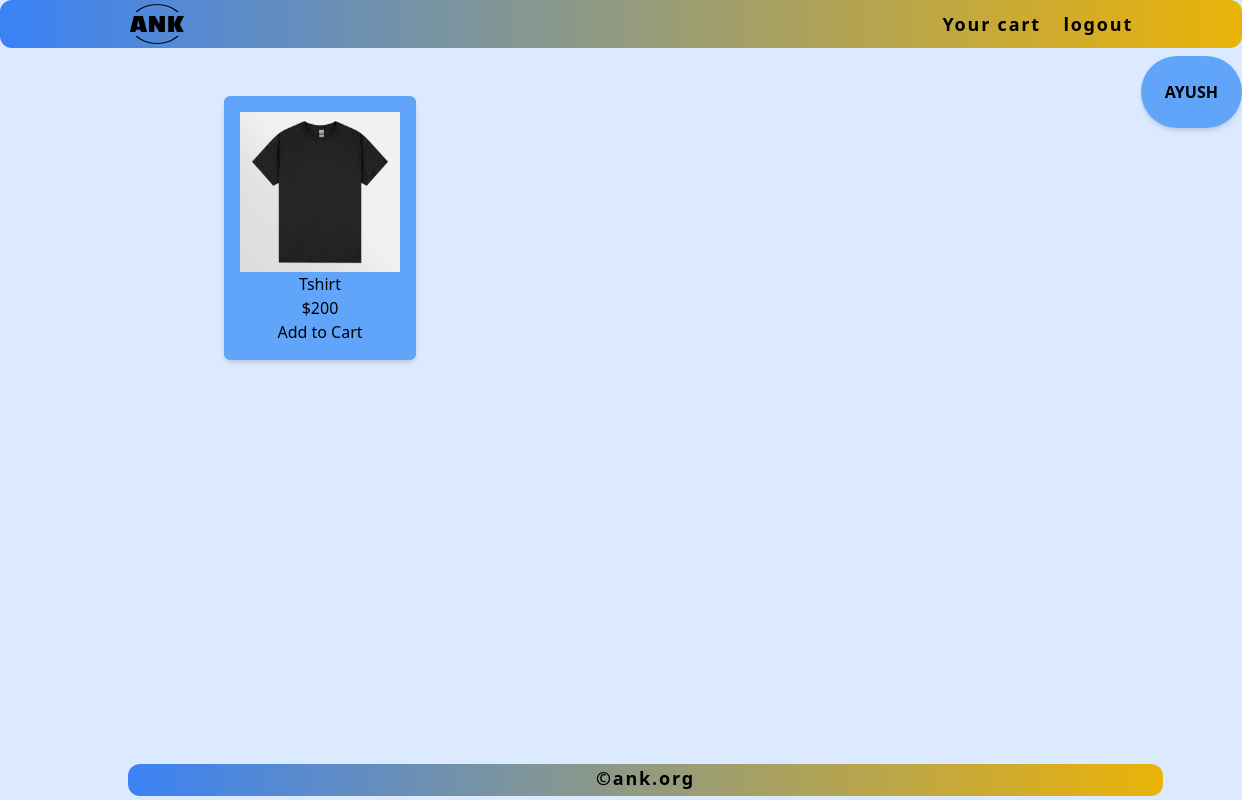
Page / (signed in) on the earlier database version.
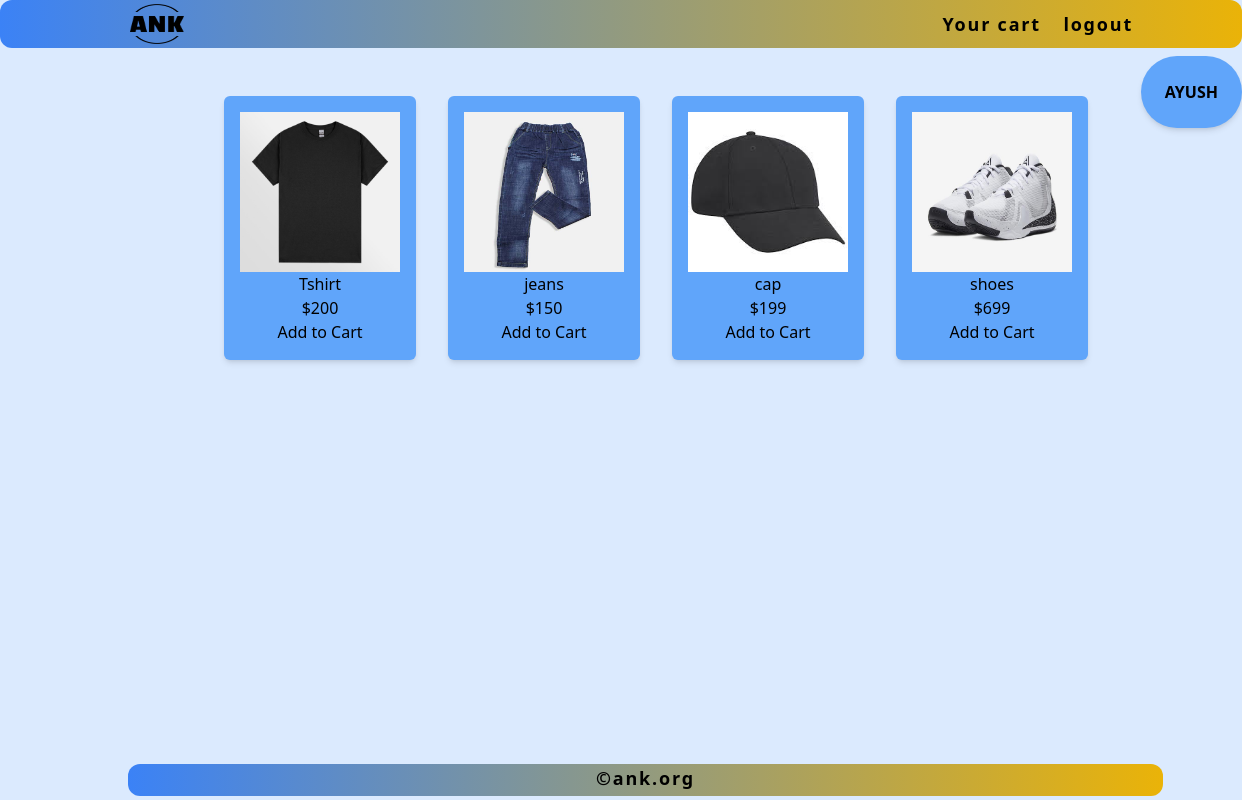
Same page on the later database version.
### Ecommerce/models.py (models this page shows, shortened)
class Product(models.Model):
	image=models.ImageField(upload_to="Product_image")
	name=models.CharField(max_length=20)
	price=models.IntegerField()

### Ecommerce/views.py (the view)
# urls.py: path("",views.home,name="home"),
def home(request):
	user=request.user
	obj=Product.objects.all()
	return render(request,"home.html",{"name":user,"objects":obj})

### Ecommerce/templates/home.html (shortened to what this page needs)
{% extends 'base_layout.html' %}
{% block content %}
	<div class="container flex flex-row flex-wrap mt-8 ml-52">
	    {% for o in objects %}
	    <div class="p-4 rounded-md shadow-md m-4  bg-blue-400 text-center">
			<img src="{{ o.image.url }}" alt="Your Image" class="h-40 w-40">
			<p>{{ o.name }}</p>
			<p>${{ o.price }}</p>
			{% if name.is_authenticated %}
			<form method="POST" action="{% url 'add_to_cart' o.id %}">
	            <input type="submit" value="Add to Cart" class="hover:font-bold">
	        </form>
	        {% endif %}
	    </div>
		{% endfor %}
	</div>
{% endblock %}

Differences in the rows shown:
added Product: image (picture), name "jeans", price "150"
added Product: image (picture), name "cap", price "199"
added Product: image (picture), name "shoes", price "699"
